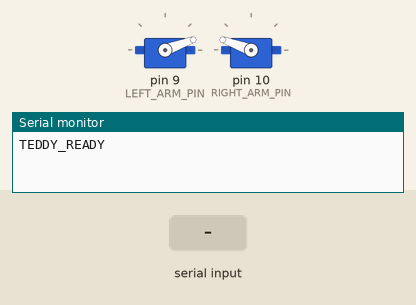
This sketch was run on a simulated Arduino Uno, built with avr-gcc and run on an emulated ATmega328P. On the bench: 2 × servo, the last lines printed to the serial monitor. The test bench sets the inputs (shaded band).

Above: at 1.2 s.
1.3 s: "WAVE\n" received over Serial
At 2.21 s:
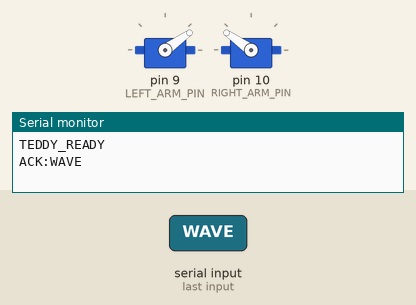
4.3 s: "DANCE\n" received over the second serial link
At 4.43 s:
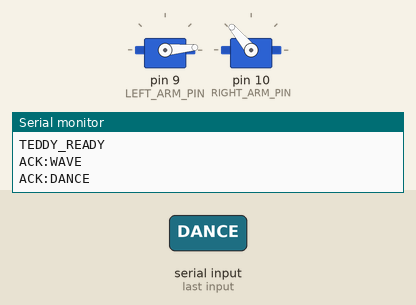
7.3 s: "EXCITED\n" received over Serial
10.3 s: "SPEAK\n" received over the second serial link
At 11.6 s:
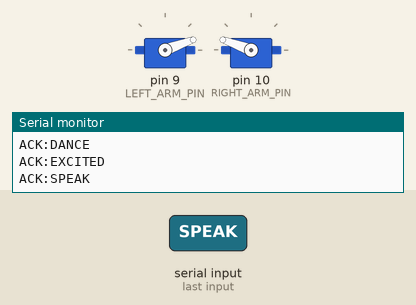
11.8 s: "WAVE\n" received over the second serial link
At 12.71 s:
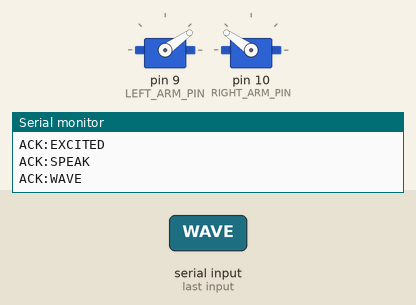
14.8 s: "EXCITED\n" received over the second serial link
At 14.87 s:
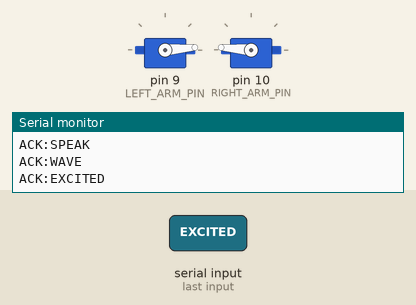
Timing chart, 0 to 18.2 s (numbered marks = the images above; inputs shaded):
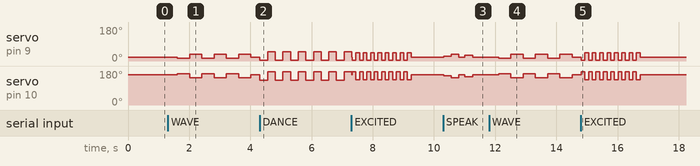

Measured:
- after the input at 1.3 s, servo on pin 9 (LEFT_ARM_PIN): 20° → 15° after 0.32 s, then repeats every 0.80 s: 35° 0.40 s, 15° 0.40 s; servo on pin 10 (RIGHT_ARM_PIN): 160° → 165° after 0.32 s, then repeats every 0.80 s: 145° 0.40 s, 165° 0.40 s
- after the input at 4.3 s, servo on pin 9 (LEFT_ARM_PIN): alternates 50° for 0.25 s and 5° for 0.25 s, starting at once; servo on pin 10 (RIGHT_ARM_PIN): alternates 175° for 0.25 s and 130° for 0.25 s, starting at once
- after the input at 10.3 s, servo on pin 9 (LEFT_ARM_PIN): 20° → 25° at once, → 35° 0.25 s later, → 20° 0.25 s later, → 30° 0.20 s later, … (5 changes in this stretch); servo on pin 10 (RIGHT_ARM_PIN): 160° → 155° at once, → 145° 0.25 s later, → 160° 0.25 s later, → 150° 0.20 s later, … (5 changes in this stretch)
- after the input at 11.8 s, servo on pin 9 (LEFT_ARM_PIN): 20° → 15° after 0.31 s, then repeats every 0.80 s: 35° 0.40 s, 15° 0.40 s; servo on pin 10 (RIGHT_ARM_PIN): 160° → 165° after 0.31 s, then repeats every 0.80 s: 145° 0.40 s, 165° 0.40 s
- after the input at 14.8 s, servo on pin 9 (LEFT_ARM_PIN): 20° → 5° at once, then repeats every 0.24 s: 45° 0.12 s, 5° 0.12 s, until it stays 20° from 16.7 s; servo on pin 10 (RIGHT_ARM_PIN): 160° → 175° at once, then repeats every 0.24 s: 135° 0.12 s, 175° 0.12 s, until it stays 160° from 16.7 s

The sketch:

robogreet_servo.ino
```cpp
#include <Servo.h>
#include <SoftwareSerial.h>

// ---------------- Pins ----------------
#define LEFT_ARM_PIN   9
#define RIGHT_ARM_PIN  10

#define BT_RX_PIN      2
#define BT_TX_PIN      3

SoftwareSerial btSerial(BT_RX_PIN, BT_TX_PIN);

Servo leftArm;
Servo rightArm;

// ---------------- Teddy Calibration ----------------
const int L_HOME   = 20;
const int L_OPEN   = 5;
const int L_CLOSE  = 50;

const int R_HOME   = 160;
const int R_OPEN   = 175;
const int R_CLOSE  = 130;

// Natural wave
const int L_WAVE_A = 15;
const int L_WAVE_B = 35;

const int R_WAVE_A = 165;
const int R_WAVE_B = 145;

String usbBuffer = "";
String btBuffer  = "";

// --------------------------------------------------
void sendBoth(const String &msg) {
  Serial.println(msg);
  btSerial.println(msg);
}

// --------------------------------------------------
void setup() {

  Serial.begin(9600);
  btSerial.begin(9600);

  leftArm.attach(LEFT_ARM_PIN);
  rightArm.attach(RIGHT_ARM_PIN);

  goIdle();

  sendBoth("TEDDY_READY");
}

// --------------------------------------------------
void loop() {

  // USB Serial
  while (Serial.available()) {

    char c = Serial.read();

    if (c == '\n') {

      usbBuffer.trim();

      if (usbBuffer.length() > 0)
        executeCommand(usbBuffer);

      usbBuffer = "";
    }
    else {
      usbBuffer += c;
    }
  }

  // Bluetooth
  while (btSerial.available()) {

    char c = btSerial.read();

    if (c == '\n') {

      btBuffer.trim();

      if (btBuffer.length() > 0)
        executeCommand(btBuffer);

      btBuffer = "";
    }
    else {
      btBuffer += c;
    }
  }
}

// --------------------------------------------------
void executeCommand(String cmd) {

  cmd.toUpperCase();

  if (cmd == "WAVE") {

    sendBoth("ACK:WAVE");
    waveAnimation();
  }

  else if (cmd == "IDLE") {

    sendBoth("ACK:IDLE");
    goIdle();
  }

  else if (cmd == "DANCE") {

    sendBoth("ACK:DANCE");
    danceAnimation();
  }

  else if (cmd == "EXCITED") {

    sendBoth("ACK:EXCITED");
    excitedAnimation();
  }

  else if (cmd == "SPEAK") {

    sendBoth("ACK:SPEAK");
    speakAnimation();
  }

  else {

    sendBoth("ERR:UNKNOWN:" + cmd);
  }
}

// --------------------------------------------------
void moveServo(Servo &servo, int from, int to, int speedDelay) {

  if (from < to) {

    for (int pos = from; pos <= to; pos++) {

      servo.write(pos);
      delay(speedDelay);
    }
  }
  else {

    for (int pos = from; pos >= to; pos--) {

      servo.write(pos);
      delay(speedDelay);
    }
  }
}

// --------------------------------------------------
void goIdle() {

  leftArm.write(L_HOME);
  rightArm.write(R_HOME);
}

// --------------------------------------------------
void waveAnimation() {

  leftArm.write(L_HOME);
  rightArm.write(R_HOME);

  delay(300);

  for (int i = 0; i < 3; i++) {

    leftArm.write(L_WAVE_A);
    rightArm.write(R_WAVE_A);
    delay(400);

    leftArm.write(L_WAVE_B);
    rightArm.write(R_WAVE_B);
    delay(400);
  }

  goIdle();
}

// --------------------------------------------------
void excitedAnimation() {

  for (int i = 0; i < 8; i++) {

    leftArm.write(L_OPEN);
    rightArm.write(R_OPEN);
    delay(120);

    leftArm.write(45);
    rightArm.write(135);
    delay(120);
  }

  goIdle();
}

// --------------------------------------------------
void danceAnimation() {

  for (int i = 0; i < 6; i++) {

    leftArm.write(L_OPEN);
    rightArm.write(R_CLOSE);
    delay(250);

    leftArm.write(L_CLOSE);
    rightArm.write(R_OPEN);
    delay(250);
  }

  goIdle();
}

// --------------------------------------------------
void speakAnimation() {

  leftArm.write(25);
  rightArm.write(155);
  delay(250);

  leftArm.write(35);
  rightArm.write(145);
  delay(250);

  leftArm.write(20);
  rightArm.write(160);
  delay(200);

  leftArm.write(30);
  rightArm.write(150);
  delay(250);

  goIdle();
}
```
